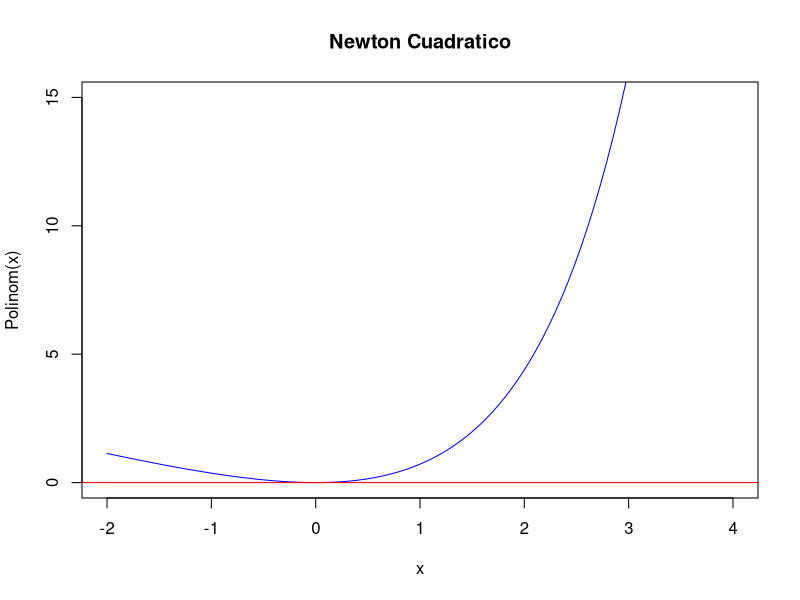

Here is the R script that generated this plot:

#Cojemos el polinomio en una variable
polinomio = expression (exp(x) - x-1) 
#Al coger el polinomio le hicimos la derivada
derivada = D(polinomio, "x") 
#Variables
x = 0 ;
xaproximado = 0.000005
resultado = c(0)

i =1
#Inicio del while
while ( x != xaproximado) {
  
  x = xaproximado 
  reemplazarPoli = eval(polinomio)
  
  remplazarDeri = eval(derivada) 
  
  #Forma de Realizar Newton
  xaproximado = x - (reemplazarPoli/remplazarDeri) 
  resultado[i] =x
  i = i +1
}
#Graficacion de la funcion

Polinom =function(x)(exp(x) - x-1)
curve(Polinom,-2,4,100, ylim = c(0,15),main = "Newton Cuadratico",col ="blue")
#Se hace un abline para saber si converge a 0
abline(0,0,col="red")

#Tabla

tabla = data.frame(resultado)
tabla





